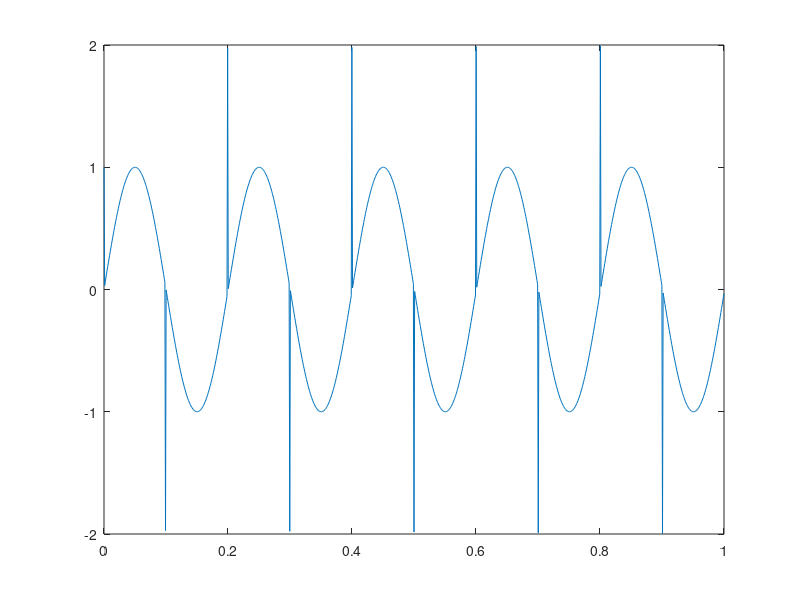

MATLAB code for this plot:
%Passing of sine wave to a comparator
clc
clear all
close all
%Generation of sine wave
t=linspace(0,1,1000);
t1=linspace(0,1,999);
f=5;
x=sin(2*pi*f*t);
y=(x>=0)-(x<=0);  %Action of comparator
y1=diff(y);
z=y1+x(1:length(y1));
 plot(t1,z)
% subplot(2,1,1),plot(t,x),
% xlabel('t'),ylabel('Amplitude'),title('Sinewave')
% subplot(2,1,2),plot(t,y),axis([0 1 -2 2])
% xlabel('t'),ylabel('Amplitude'),title('Square wave')
